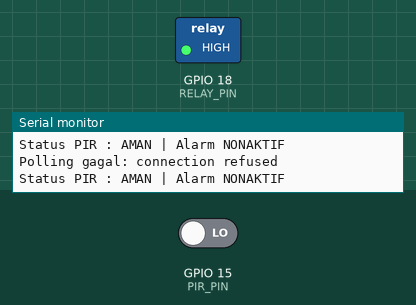
The sketch below on a simulated ESP32. Parts: switched loads named in the sketch (green lamp = pin HIGH), the last lines printed to the serial monitor. Inputs (shaded band) come from the test bench; at power-on: GPIO 15 (PIR_PIN) LOW. WiFi joins after 1.5 s; servers stay silent unless stated; uploads are accepted with an empty reply.

Above: at 2.7 s.
2.8 s: GPIO 15 (PIR_PIN) driven HIGH
At 3.8 s:
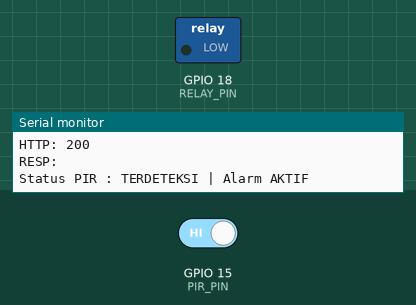
4.3 s: GPIO 15 (PIR_PIN) driven LOW
At 6.2 s:
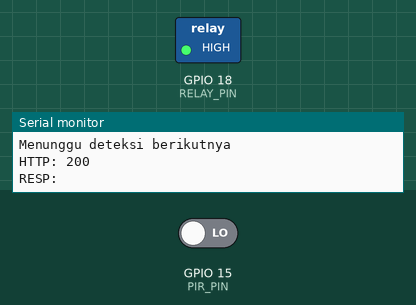
Timing chart, 0 to 7.7 s (numbered marks = the images above; inputs shaded):
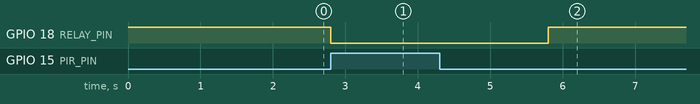

The sketch:

server.ino
```cpp
#include <WiFi.h>
#include <HTTPClient.h>

//========================
// PIN
//========================
#define PIR_PIN    15
#define RELAY_PIN  18

//========================
// WIFI
//========================
const char* ssid = "Taaraini";
const char* password = "Taara2025";

//========================
// SERVER LARAVEL
//========================
String serverBase = "http://192.168.1.3:8000/api";
String serverUrl = serverBase + "/update";

//========================
// VARIABEL
//========================
bool alarmAktif = false;

unsigned long startAlarm = 0;
unsigned long lastPrint = 0;
unsigned long lastCommandPoll = 0;

const unsigned long durasiAlarm = 3000;
const unsigned long intervalPoll = 2000;

int commandId = -1;
int wifiFailCount = 0;
const int maxWifiFail = 3;

//================================================
// SETUP
//================================================
void setup()
{
  Serial.begin(115200);

  pinMode(PIR_PIN, INPUT);
  pinMode(RELAY_PIN, OUTPUT);

  digitalWrite(RELAY_PIN, HIGH);

  Serial.println();
  Serial.println("================================");
  Serial.println(" SISTEM PENGUSIR BURUNG AKTIF ");
  Serial.println("================================");

  hubungkanWiFi();
}

//================================================
// LOOP
//================================================
void loop()
{
  if (WiFi.status() != WL_CONNECTED)
  {
    hubungkanWiFi();
    delay(500);
    return;
  }

  wifiFailCount = 0;
  int pirState = digitalRead(PIR_PIN);

  if (millis() - lastPrint >= 1000)
  {
    lastPrint = millis();

    Serial.print("Status PIR : ");

    if (pirState == HIGH)
      Serial.print("TERDETEKSI");
    else
      Serial.print("AMAN");

    if (alarmAktif)
      Serial.println(" | Alarm AKTIF");
    else
      Serial.println(" | Alarm NONAKTIF");
  }

  if (pirState == HIGH && !alarmAktif)
  {
    alarmAktif = true;
    startAlarm = millis();
    digitalWrite(RELAY_PIN, LOW);

    Serial.println(">>> BURUNG TERDETEKSI <<<");
    Serial.println("Relay ON");

    kirimData("AKTIF", "TERDETEKSI", "ON", "Pergerakan burung terdeteksi oleh sensor PIR");
  }

  if (alarmAktif && millis() - startAlarm >= durasiAlarm)
  {
    digitalWrite(RELAY_PIN, HIGH);
    alarmAktif = false;

    Serial.println("Relay OFF");
    Serial.println("Menunggu deteksi berikutnya");

    kirimData("AKTIF", "AMAN", "OFF", "Menunggu deteksi burung");
  }

  if (millis() - lastCommandPoll >= intervalPoll && !alarmAktif)
  {
    lastCommandPoll = millis();
    pollCommand();
  }
}

//================================================
// HUBUNGKAN WIFI
//================================================
void hubungkanWiFi()
{
  Serial.print("Menghubungkan WiFi");
  WiFi.begin(ssid, password);

  int attempt = 0;
  while (WiFi.status() != WL_CONNECTED && attempt < 20)
  {
    delay(500);
    Serial.print(".");
    attempt++;
  }

  if (WiFi.status() == WL_CONNECTED)
  {
    Serial.println();
    Serial.println("WiFi Connected");
    Serial.print("IP ESP32 : ");
    Serial.println(WiFi.localIP());
    wifiFailCount = 0;
  }
  else
  {
    Serial.println();
    Serial.println("WiFi GAGAL");
    wifiFailCount++;

    if (wifiFailCount >= maxWifiFail)
    {
      Serial.println("Restart ESP32...");
      delay(1000);
      ESP.restart();
    }
  }
}

//================================================
// POLLING PERINTAH BUZZER
//================================================
void pollCommand()
{
  if (WiFi.status() != WL_CONNECTED) return;

  String url = serverBase + "/command";

  WiFiClient client;
  HTTPClient http;

  http.begin(client, url);
  http.addHeader("Content-Type", "application/json");

  int httpCode = http.GET();

  if (httpCode > 0)
  {
    String response = http.getString();
    Serial.println("COMMAND: " + response);

    int buzzerIdx = response.indexOf("\"buzzer\"");
    int cmdIdIdx = response.indexOf("\"command_id\"");

    if (buzzerIdx >= 0)
    {
      int valStart = response.indexOf(":", buzzerIdx) + 1;
      int valEnd = response.indexOf(",", valStart);
      if (valEnd < 0) valEnd = response.indexOf("}", valStart);

      String buzzerVal = response.substring(valStart, valEnd);
      buzzerVal.trim();
      buzzerVal.replace("\"", "");

      if (buzzerVal == "ON")
      {
        if (cmdIdIdx >= 0)
        {
          int cidStart = response.indexOf(":", cmdIdIdx) + 1;
          int cidEnd = response.indexOf(",", cidStart);
          if (cidEnd < 0) cidEnd = response.indexOf("}", cidStart);
          commandId = response.substring(cidStart, cidEnd).toInt();
        }

        digitalWrite(RELAY_PIN, LOW);
        delay(3000);
        digitalWrite(RELAY_PIN, HIGH);

        kirimData("AKTIF", "AMAN", "ON", "Buzzer dinyalakan dari dashboard");
        kirimAck();
      }
      else if (buzzerVal == "OFF")
      {
        if (cmdIdIdx >= 0)
        {
          int cidStart = response.indexOf(":", cmdIdIdx) + 1;
          int cidEnd = response.indexOf(",", cidStart);
          if (cidEnd < 0) cidEnd = response.indexOf("}", cidStart);
          commandId = response.substring(cidStart, cidEnd).toInt();
        }

        digitalWrite(RELAY_PIN, HIGH);
        kirimData("AKTIF", "AMAN", "OFF", "Buzzer dimatikan dari dashboard");
        kirimAck();
      }
    }
  }
  else
  {
    Serial.println("Polling gagal: " + http.errorToString(httpCode));
  }

  http.end();
}

//================================================
// KIRIM ACKNOWLEDGE
//================================================
void kirimAck()
{
  if (commandId < 0) return;

  String url = serverBase + "/command/ack";

  WiFiClient client;
  HTTPClient http;

  http.begin(client, url);
  http.addHeader("Content-Type", "application/json");

  String json = "{\"command_id\":" + String(commandId) + "}";
  Serial.println("ACK: " + json);

  int httpCode = http.POST(json);
  if (httpCode > 0) Serial.println("ACK OK");
  else Serial.println("ACK GAGAL");

  http.end();
  commandId = -1;
}

//================================================
// FUNGSI KIRIM DATA KE LARAVEL
//================================================
void kirimData(
  String statusAlat,
  String deteksiBurung,
  String statusBuzzer,
  String keterangan)
{
  if (WiFi.status() != WL_CONNECTED)
  {
    Serial.println("WiFi NOT CONNECTED");
    return;
  }

  WiFiClient client;
  HTTPClient http;

  http.begin(client, serverUrl);
  http.addHeader("Content-Type", "application/json");

  String json = "{";
  json += "\"status_alat\":\"" + statusAlat + "\",";
  json += "\"deteksi_burung\":\"" + deteksiBurung + "\",";
  json += "\"status_buzzer\":\"" + statusBuzzer + "\",";
  json += "\"keterangan\":\"" + keterangan + "\"";
  json += "}";

  int httpCode = http.POST(json);

  Serial.print("HTTP: ");
  Serial.println(httpCode);

  if (httpCode > 0)
  {
    String response = http.getString();
    Serial.println("RESP: " + response);
  }
  else
  {
    Serial.println("GAGAL: " + http.errorToString(httpCode));
  }

  http.end();
}
```

Measured:
- after the input at 2.8 s, GPIO 18 (RELAY_PIN): HIGH → LOW at once
- after the input at 4.3 s, GPIO 18 (RELAY_PIN): goes on until 5.8 s, then stays HIGH
